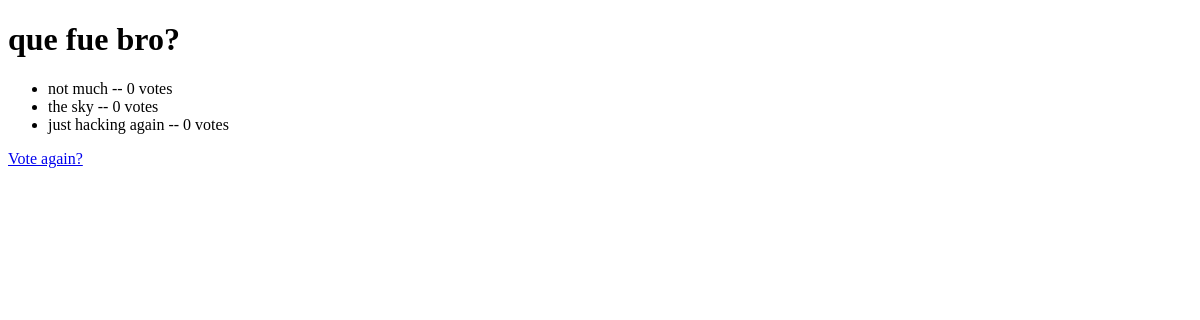
/polls/1/results/, run on an earlier commit of the app's database.
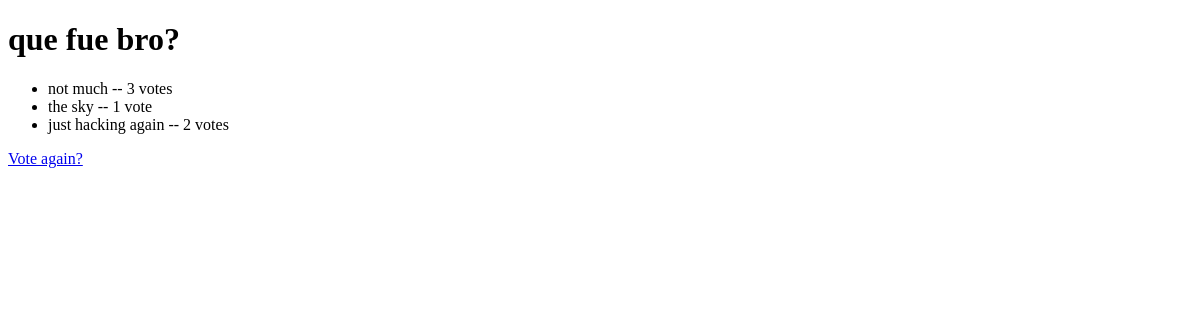
And on a later commit of the database.
### polls/models.py (models this page shows, shortened)
class Choice(models.Model):
    question = models.ForeignKey(Question, on_delete=models.CASCADE)
    choice_text = models.CharField(max_length=200)
    votes = models.IntegerField(default=0)

### polls/views.py (the view)
# urls.py: path("<int:pk>/results/", views.ResultsView.as_view(), name="results"),
class ResultsView(generic.DetailView):
    model = Question
    template_name = "polls/results.html"

### polls/templates/polls/results.html (shortened to what this page needs)
<!DOCTYPE html>
<html lang="es">
  <head>
  </head>
  <body>
    <h1>{{ question.question_text }}</h1>
    <ul>
      {% for choice in question.choice_set.all %}
      <li>
        {{ choice.choice_text }} -- {{ choice.votes }}
        vote{{choice.votes|pluralize }}
      </li>
      {% endfor %}
    </ul>
    <a href="{% url 'polls:detail' question.id %}">Vote again?</a>
  </body>
</html>

What changed in the data, as far as the page shows it:
changed Choice "not much": votes "0" → "3"
changed Choice "the sky": votes "0" → "1"
changed Choice "just hacking again": votes "0" → "2"
